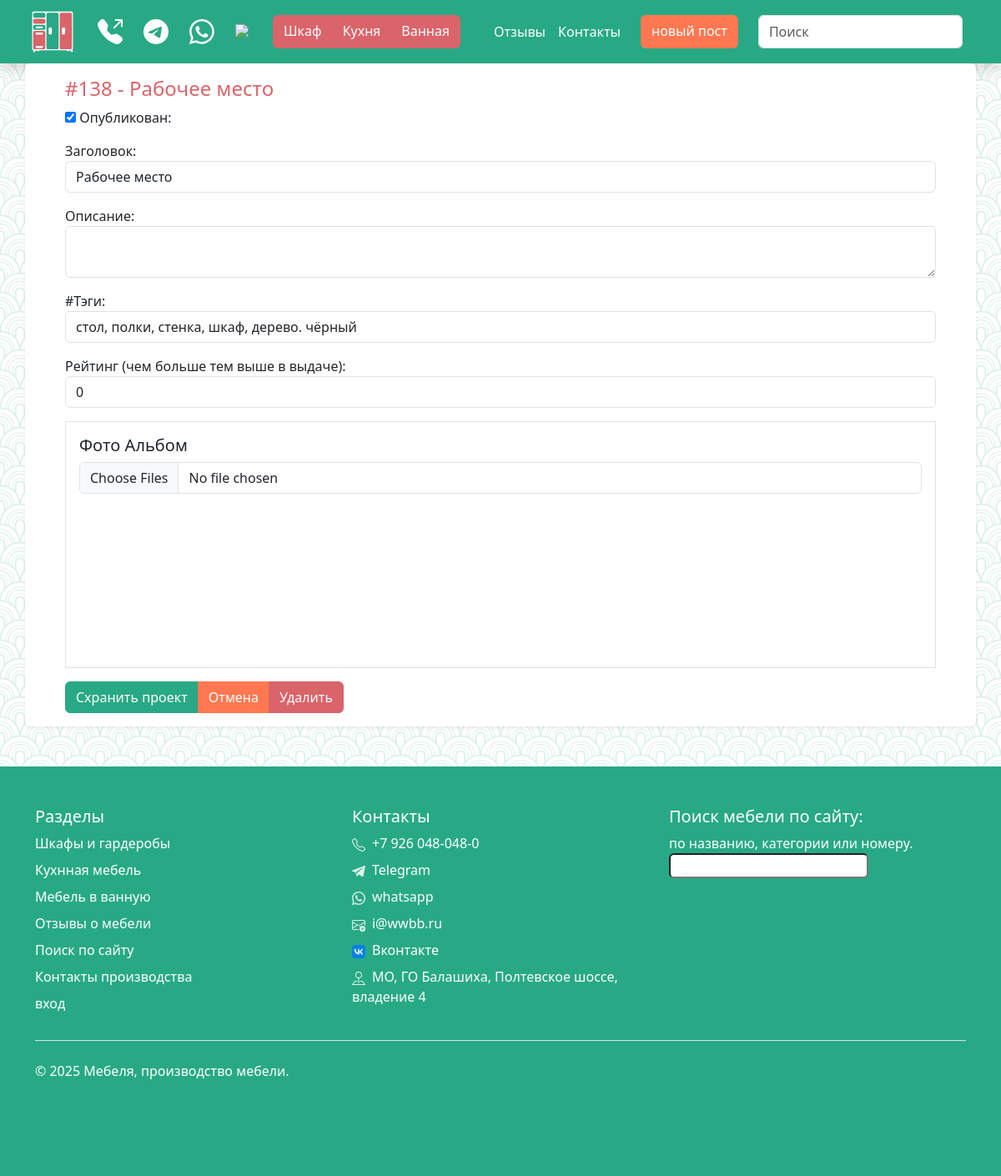
The app's page /update/138 (signed in), older data.
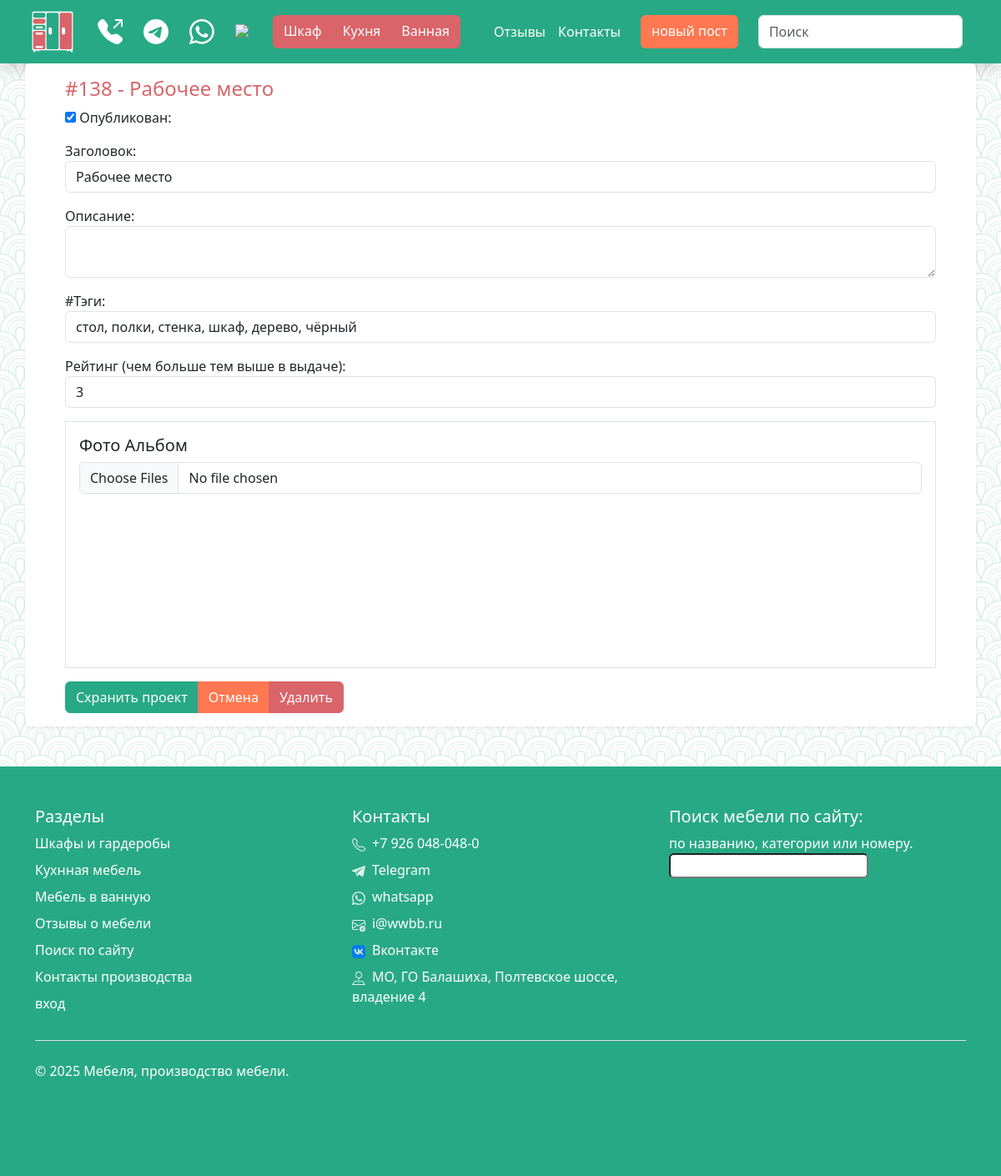
The same page, newer data.
### todo/models.py (models this page shows, shortened)
class Project(models.Model):
    title = models.CharField(max_length=100)
    description = models.TextField(null=True, blank=True)
    tags = models.CharField(max_length=100, verbose_name='#Тэги', blank=True)
    rating = models.IntegerField(default=5, blank=False, null=False)
    public = models.BooleanField(default=True)
    created_at = models.DateTimeField(auto_now_add=True)
    updated_at = models.DateTimeField(auto_now=True)
    album = models.TextField(default='',null=True, blank=True)
    class Meta:
        ordering = ['-id']

### todo/CRUD_Posts.py (the view)
# urls.py: path('update/<int:post_id>', views.post_update, name='post_update'),
@login_required
def post_update(request, post_id):
    db_Obj = Project.objects.get(id=post_id)
    if request.method == 'POST':
        form = ProjectForm(request.POST, request.FILES, instance=db_Obj)
        files = request.FILES.getlist('image')
        if form.is_valid():
            form.save()
            return redirect('/post/' + str(db_Obj.id))
    form = ProjectForm(instance=db_Obj)
    context = {
        'title': 'Редактор проекта',
        'project': db_Obj,
        'album': collect_album(post_id),
        'form': form,
        'description': 'Редактирование материала wwbb.ru',
    }
    return render(request, 'todo/CRUD/post_update.html', context)

### todo/forms.py
class ProjectForm(ModelForm):
    class Meta:
        model = Project
        fields = '__all__'

### todo/img_handler.py (called while the page is built)
def collect_album(prj_id):
    prj_id = str(prj_id)
    album_lst = os.listdir(os.path.join(PHOTO_PATH, prj_id))
    album_lst = set(map(lambda x: os.path.splitext(x)[0], album_lst))
    return album_lst

### todo/templates/todo/CRUD/post_update.html (shortened to what this page needs)
{% extends 'todo/base/base.html' %}
{% block main_content %}
<div class="container mb-5 p-3 px-5 rounded bg-white rounded shadow-sm">
    <h1 class="text-secondary h4">#{{ project.id }} - {{ project.title}} </h1>
    <form enctype="multipart/form-data" method="POST">
        <div class="mb-3">
            <input class="" type="checkbox" name="public" id="id_public" checked="">
            <label for="id_public">Опубликован:</label>
        </div>
        <div class="mb-3">
            <label for="id_title">Заголовок:</label>
            <input class="form-control" type="text" name="title" maxlength="100" required="" id="id_title"
                value="{{ form.title.value }}">
        </div>
        <div class="mb-3">
            <label for="id_description">Описание:</label>
            <textarea class="form-control" name="description" cols="40" rows="2"
                id="id_description">{{ form.description.value }}</textarea>
        </div>
        <div class="mb-3">
            <label for="id_tags">#Тэги:</label>
            <input class="form-control" type="text" name="tags" maxlength="100" id="id_tags"
                value="{{ form.tags.value }}">
        </div>
        <div class="mb-3">
            <label for="id_rating">Рейтинг (чем больше тем выше в выдаче):</label>
            <input class="form-control" type="number" name="rating" id="id_rating" value="{{ form.rating.value }}">
        </div>
        <div class="mb-3 border p-3">
            <h5 class="form-label">Фото Альбом</h5>
            <input class="form-control" type="file" name="image" multiple="" accept="image/*" id="id_image">
            <div class="m-2 primary">
                <div class="ww_grid mb-4">
                    {% for img in album %}
                    <a href="/media/photos/{{ project.id }}/{{ img }}.jpg" class="glightbox">
                        <div class="ww_grid_item rounded overflow-hidden"
                            style="background-image: url('/media/photos/{{ project.id }}/{{ img }}.thumbnail'); height: 10rem;">
                        </div>
                    </a>
                    {% endfor %}
                </div>
            </div>
        </div>
        <div class="btn-group text-white">
            <input class="btn btn-primary text-white" type="submit" name="" value="Схранить проект">
            <a href="/" class="btn btn-warning text-white">Отмена</a>
            <a href="{% url 'post_delete' project.id %}" class="btn btn-secondary text-white">Удалить</a>
        </div>
    </form>
</div>
{% endblock main_content %}

### todo/templates/todo/base/base.html (shortened to what this page needs)
{% load static %}
<!DOCTYPE html>
<html lang="ru">
<head>
    <link rel="stylesheet" href="{% static 'css/bootstrap.css' %}">
    <link rel="stylesheet" href="{% static 'css/style.css' %}">
</head>
<body>
    {% include "todo/base/header.html" %}
    {% block main_content %}
    {% endblock main_content %}
    {% include "todo/base/footer.html" %}
</body>
</html>

### todo/templates/todo/base/meta.html (shortened to what this page needs)
{% load static %}

### todo/templates/todo/base/header.html (shortened to what this page needs)
{% load static %}
<nav class="bg-primary shadow">
  <div class="container navbar navbar-dark navbar-expand-lg">
    <a class="navbar-brand ms-2" href="/">
      <img src="{% static 'favicon/favicon_white.svg' %}" height="50px">
    </a>
    <div class="btn-group">
      <a class="nav-item btn" href="tel:+79260480480">
        <img src="{% static 'icons/telephone-outbound-fill.svg' %}" height="30px">
      </a>
      <a class="nav-item btn" href="https://t.me/+79260480480" target="_blank">
        <img src="{% static 'icons/telegram_primary.svg' %}" height="30px">
      </a>
      <a class="nav-item btn" href="https://wa.me/+79260480480?text=С сайта:" target="_blank">
        <img src="{% static 'icons/whatsapp.svg' %}" height="30px">
      </a>
      <a href="https://vk.ru/id732870827" class="nav-item btn"><img src="{% static 'icons/vk.svg' %}" height="30px"></a>
    </div>
    <div class="collapse navbar-collapse" id="navbarSupportedContent">
      <div class="navbar-nav">
        <div class="btn-group mx-3">
          <a class="nav-item btn btn-secondary text-white" href="/tag/шкаф">Шкаф</a>
          <a class="nav-item btn btn-secondary text-white" href="/tag/кухня">Кухня</a>
          <a class="nav-item btn btn-secondary text-white" href="/tag/ванная">Ванная</a>
        </div>
        <div class="btn-group mx-3">
          <a class="nav-link btn btn-info text-white" href="/comments">Отзывы</a>
          <a class="nav-link btn btn-info text-white" href="/feedback">Контакты</a>
        </div>
        {% if user.is_authenticated %}
        <a class="nav-item btn btn-warning text-white me-2" href="/create">новый&nbsp;пост</a>
        {% endif %}
        <form class="nav-item d-flex" role="search" action="/search" method="get">
          <input class="form-control mx-3" type="search" placeholder="Поиск" aria-label="Поиск" name="search"
            pattern="[A-Za-zА-Яа-яЁё0-9 \ ]*">
        </form>
      </div>
    </div>
  </div>
</nav>

### todo/templates/todo/base/footer.html (shortened to what this page needs)
{% load static %}
<footer class="py-5 bg-primary text-white">
  <div class="container">
    <div class="row">
      <div class="col-12 col-md-4">
        <h5>Разделы</h5>
        <ul class="nav flex-column">
          <li class="nav-item mb-2"><a href="/tag/шкаф" class="text-white nav-link p-0">Шкафы и гардеробы</a></li>
          <li class="nav-item mb-2"><a href="/tag/кухня" class="text-white nav-link p-0">Кухнная мебель</a></li>
          <li class="nav-item mb-2"><a href="/tag/ванная" class="text-white nav-link p-0">Мебель в ванную</a></li>
          <li class="nav-item mb-2"><a href="/comments" class="text-white nav-link p-0">Отзывы о мебели</a></li>
          <li class="nav-item mb-2"><a href="/search" class="text-white nav-link p-0">Поиск по сайту</a></li>
          <li class="nav-item mb-2"><a href="/feedback" class="text-white nav-link p-0">Контакты производства</a></li>
          <li class="nav-item mb-2"><a href="/login" class="text-white nav-link p-0">вход</a></li>
        </ul>
      </div>
      <div class="col-12 col-md-4">
        <h5>Контакты</h5>
        <ul class="nav flex-column">
          <li class="nav-item mb-2"> <a class="text-white nav-link p-0" href="tel:+79260480480">+7 926 048-048-0</a></li>
          <li class="nav-item mb-2"> <a class="text-white nav-link p-0" href="https://t.me/+79260480480"
              target="_blank">Telegram</a></li>
          <li class="nav-item mb-2"> <a class="text-white nav-link p-0" href="https://wa.me/+79260480480?text=С сайта:"
              target="_blank">whatsapp</a></li>
          <li class="nav-item mb-2"> <a class="text-white nav-link p-0" href="mailto:i@wwbb.ru">i@wwbb.ru</a></li>
          <li class="nav-item mb-2"> <a class="text-white nav-link p-0" href="https://vk.ru/id732870827">Вконтакте</a></li>
          <li class="nav-item mb-2"> <a class="text-white nav-link p-0"
              href="https://yandex.ru/maps/?from=mapframe&ll=38.102390%2C55.710080&source=mapframe&um=constructor%3A9bf1bdb9e6a499cb9625fbf7a2309dc9a6f3837f7ed27e45f9d8435e09cfb7a3&utm_source=mapframe&z=17"
              target="_blank">МО, ГО Балашиха, Полтевское шоссе, владение 4</a></li>
        </ul>
      </div>
      <div class="col-12 col-md-4">
        <h5>Поиск мебели по сайту:</h5>
      <form action="/search" method="get">
          <label>по названию, категории или номеру.</label>
          <input class="d-flex rounded" name="search">
          </form>
      </div>
    </div>
    <div class="d-flex flex-column flex-sm-row justify-content-between py-4 my-4 border-top">
      <p>© 2025 Мебеля, производство мебели.</p>
      <ul class="list-unstyled d-flex">
        <li class="ms-3"><a class="link-dark" href="#"><svg class="bi" width="24" height="24">
              <use xlink:href="#twitter"></use>
            </svg></a></li>
        <li class="ms-3"><a class="link-dark" href="#"><svg class="bi" width="24" height="24">
              <use xlink:href="#instagram"></use>
            </svg></a></li>
        <li class="ms-3"><a class="link-dark" href="#"><svg class="bi" width="24" height="24">
              <use xlink:href="#facebook"></use>
            </svg></a></li>
      </ul>
    </div>
  </div>
</footer>

### static/css/style.css (style rules this page uses)
:root { --bs-primary: #28a985; --bs-info: #2880a9; --bs-secondary: #d9646a; --bs-primary-rgb: 40, 169, 133; --bs-secondary-rgb: 217, 100, 106; }
body { background-image: url(/static/patterns/01_v.svg); background-size: 3rem; }
.navbar .btn { transition: all .1s ease-in-out; }
.ww_grid { display: grid; grid-template-columns: repeat(4, 1fr); gap: 1rem; }
.ww_grid_item { height: 8rem; background-position: center center; background-repeat: no-repeat; background-size: 100% auto; overflow: hidden; position: relative; transition: all .3s ease-in-out; }
.svg-icon { opacity: 0.85; fill: var(--bs-white); width: 1rem; margin-right: .5rem; }

Row changes from the older to the newer data that the page shows:
changed Project "Рабочее место": tags "стол, полки, стенка, шкаф, дерево. чёрный" → "стол, полки, стенка, шкаф, дерево, чёрный"
Text that changed along with them:
form field rating: "0" → "3"
